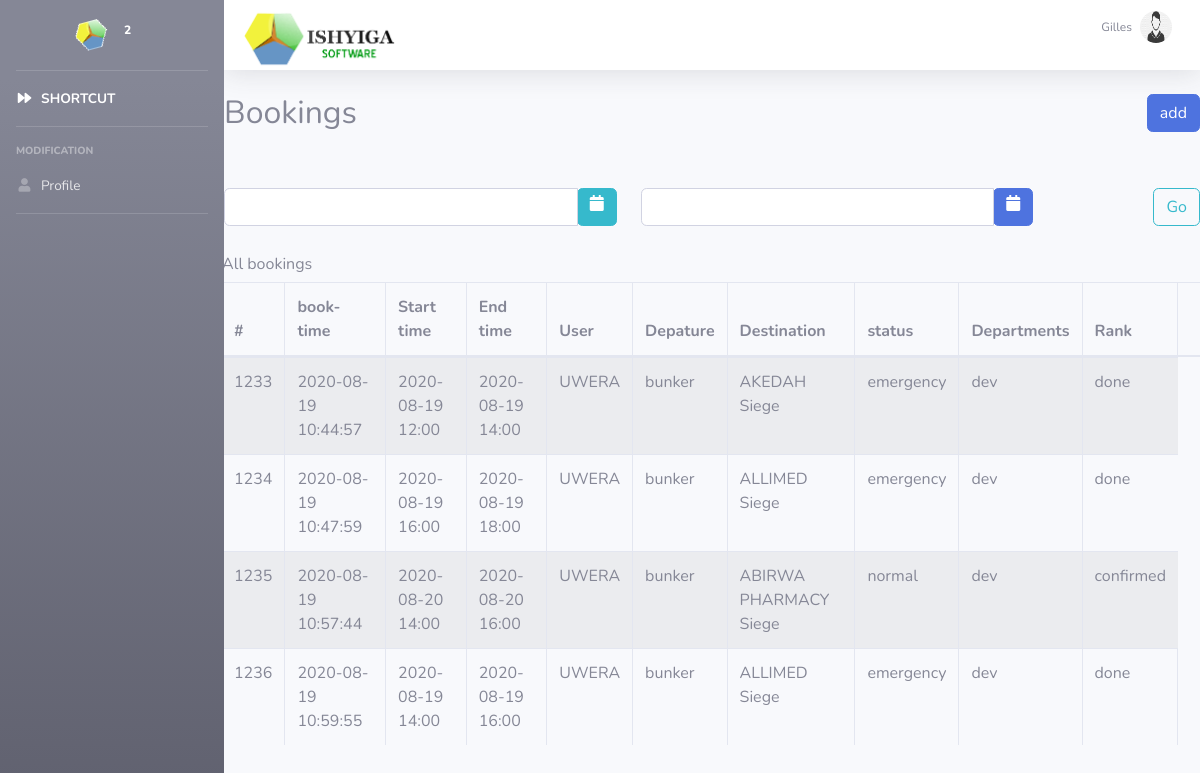
Page /bookinglist.php (signed in) on the committed database.
### tables this page shows
CREATE TABLE `fluid_booking` (
  `id` int(11) NOT NULL,
  `start_time` char(200) NOT NULL,
  `end_time` char(200) NOT NULL,
  `id_user` int(255) NOT NULL,
  `id_place0` int(255) NOT NULL,
  `id_placef` int(255) NOT NULL,
  `status_id` int(255) NOT NULL,
  `departments_id` int(255) NOT NULL,
  `description` text,
  `rank` varchar(255) NOT NULL,
  `created_at` datetime DEFAULT NULL,
  `updated_at` datetime DEFAULT NULL,
  `driver_id` int(20) DEFAULT NULL
);

CREATE TABLE `fluid_user` (
  `id` int(11) NOT NULL,
  `id_subcompany` int(11) NOT NULL,
  `username` varchar(255) NOT NULL,
  `full_name` varchar(255) NOT NULL,
  `phone_number` varchar(20) NOT NULL,
  `auth_key` varchar(32) DEFAULT '10',
  `password` varchar(255) NOT NULL,
  `passreset` varchar(255) NOT NULL,
  `email` varchar(255) NOT NULL,
  `role` int(11) NOT NULL DEFAULT '10',
  `last_login` datetime DEFAULT NULL,
  `live` int(250) DEFAULT '0',
  `status` varchar(250) DEFAULT 'lebour',
  `vercod` varchar(250) NOT NULL,
  `verfied` int(50) DEFAULT '0'
);

CREATE TABLE `fluid_place` (
  `id` int(11) NOT NULL,
  `id_user` int(100) NOT NULL,
  `name` varchar(255) NOT NULL,
  `id_sector0` int(200) NOT NULL,
  `street` int(11) DEFAULT NULL,
  `house_number` int(11) DEFAULT NULL,
  `aboutcontract` varchar(255) NOT NULL
);

CREATE TABLE `fluid_status` (
  `id` int(11) NOT NULL,
  `statusname` varchar(255) NOT NULL,
  `id_subcampany` int(11) DEFAULT NULL
);

CREATE TABLE `fluid_departments` (
  `id` int(11) NOT NULL,
  `id_subcompany` int(11) DEFAULT NULL,
  `name_dep` varchar(255) NOT NULL
);

### bookinglist.php (the view, shortened to what this page needs)
<?php ob_start();
 include('connexion.php');
include 'include/header.php' ;
 ?>
<body  id="page-top"   >
    <div id="wrapper">
        <?php include 'include/navbar.php'; ?>
        <div id='content-wrapper' class="d-flex flex-column">
            <?php
            require_once('include/topbon.php');
            ?>
    <div id="page-inner">
        <div class="row">
            <div class="col-md-12 d-flex justify-content-between mb-5">
            <h2>Bookings</h2>
                <a href="uiupdate.php"><span class="btn btn-primary pull-right" style="bottom: opx;">add</span></a>
            </div>
        </div>
        <form action="bookinglist.php" method="post">
            <div class="row">
                <div class="form-group col-md-5">
                    <div class='input-group date' id='datetimepicker1'>
                        <input name='start_date' type='text' class="form-control"/>
                        <span class="input-group-addon input-group-append btn btn-info">
                                    <span class="fa fa-calendar"></span>
                                </span>
                    </div>
                </div>
                <div class="form-group col-md-5">
                    <div class='input-group date' id='datetimepicker2'>
                        <input name='end_date' type='text' class="form-control"/>
                        <span class="input-group-addon input-group-append btn btn-primary">
                                    <span class="fa fa-calendar"></span>
                                </span>
                    </div>
                </div>
                <div class='form-group col-md-2'>
                    <button type="submit" class="btn btn-outline-info pull-right ">Go</button>
                </div>
            </div>
        </form>
        <div class="row" style="padding:10px;">
            <div class="table-responsive">
                <table class="table table-striped table-bordered table-hover display" id="datatable1" cellspacing="0"
                   width="100%">
                    <thead>
                    <tr>
                        <th>#</th>
                        <th>book-time</th>
                        <th>Start time</th>
                        <th>End time</th>
                        <th>User</th>
                        <th>Depature</th>
                        <th>Destination</th>
                        <th>status</th>
                        <th>Departments</th>
                        <th>Rank</th>
                        <th></th>
                    </tr>
                    </thead>
                    <body>
                    <?php
                    if (isset($_POST['start_date']) and $_POST['end_date'] != '') {
                        $start = stripslashes($_POST['start_date']);
                        $end = stripslashes($_POST['end_date']);
                        $STRsql = "SELECT fluid_booking.id,created_at,start_time,end_time,username,a.name AS 'departure',b.name AS 'destination',statusname,name_dep,rank,fluid_booking.id_user  FROM `fluid_booking` inner join fluid_user on fluid_user.id=fluid_booking.id_user JOIN fluid_place AS a ON fluid_booking.id_place0=a.id JOIN fluid_place AS b ON fluid_booking.id_placef=b.id inner join fluid_status on fluid_status.id=fluid_booking.status_id inner join fluid_departments on fluid_departments.id=fluid_booking.Departments_id where fluid_user.id_subcompany=".$id_subcompany." AND DATE(start_time) BETWEEN '".$start."' AND '".$end."'";
                        $result2 = mysqli_query($connection, $STRsql);
                        if (mysqli_num_rows($result2) != '' || mysqli_num_rows($result2) > 0) {
                            while ($row = mysqli_fetch_array($result2)) {
                                $d1 = new DateTime($row['start_time']);
                                $d2 = new DateTime();
                                echo(
                                    '<tr>'.
                                        '<td>'.$row["id"].'</td>'.
                                        '<td>'.$row["created_at"].'</td>'.
                                        '<td>'.$row["start_time"].'</td>'.
                                        '<td>'.$row["end_time"].'</td>'.
                                        '<td>'.$row["username"].'</td>'.
                                        '<td>'.$row["departure"].'</td>'.
                                        '<td>'.$row["destination"].'</td>'.
                                        '<td>'.$row["statusname"].'</td>'.
                                        '<td>'.$row["name_dep"].'</td>'.
                                        '<td>'.$row["rank"].'</td>'.
                                    '</tr>'
                                );
                            }
                        }
                    } else {
                        $sql = "SELECT fluid_booking.id,created_at,start_time,end_time,username,a.name AS 'departure',b.name AS 'destination',statusname,name_dep,rank ,fluid_booking.id_user FROM `fluid_booking` inner join fluid_user on fluid_user.id=fluid_booking.id_user JOIN fluid_place AS a ON fluid_booking.id_place0=a.id JOIN fluid_place AS b ON fluid_booking.id_placef=b.id inner join fluid_status on fluid_status.id=fluid_booking.status_id inner join fluid_departments on fluid_departments.id=fluid_booking.Departments_id where fluid_user.id_subcompany=".$id_subcompany." AND fluid_booking.end_time>=NOW()";
                        $rS = mysqli_query($connection, $sql);
                        if (mysqli_num_rows($rS) != '' || mysqli_num_rows($rS) > 0) {
                            while ($row = mysqli_fetch_array($rS)) {
                                echo(
                                    '
                                    <tr>'.
                                        '<td>'.$row["id"].'</td>'.
                                        '<td>'.$row["created_at"].'</td>'.
                                        '<td>'.$row["start_time"].'</td>'.
                                        '<td>'.$row["end_time"].'</td>'.
                                        '<td>'.$row["username"].'</td>'.
                                        '<td>'.$row["departure"].'</td>'.
                                        '<td>'.$row["destination"].'</td>'.
                                        '<td>'.$row["statusname"].'</td>'.
                                        '<td>'.$row["name_dep"].'</td>'.
                                        '<td>'.$row["rank"].'</td>'
                              ) ;
                            }
                        } else {
                            echo "0 results";
                        }
                    }
                    ?>
                 </body>
                </table>
            </div>
        </div>
    </div>
</div>
    </div>
<?php include('include/footerui.php'); ?>

### include/header.php (style rules this page uses)
a { color: #4e73df; text-decoration: none; background-color: transparent; }

### rows in the picture
fluid_booking: id "1233", created_at "2020-08-19 10:44:57", start_time "2020-08-19 12:00", end_time "2020-08-19 14:00", fluid_user.username "UWERA", fluid_place.name "bunker", fluid_place.name "AKEDAH Siege", fluid_status.statusname "emergency", fluid_departments.name_dep "dev", rank "done"
fluid_booking: id "1234", created_at "2020-08-19 10:47:59", start_time "2020-08-19 16:00", end_time "2020-08-19 18:00", fluid_user.username "UWERA", fluid_place.name "bunker", fluid_place.name "ALLIMED Siege", fluid_status.statusname "emergency", fluid_departments.name_dep "dev", rank "done"
fluid_booking: id "1235", created_at "2020-08-19 10:57:44", start_time "2020-08-20 14:00", end_time "2020-08-20 16:00", fluid_user.username "UWERA", fluid_place.name "bunker", fluid_place.name "ABIRWA PHARMACY Siege", fluid_status.statusname "normal", fluid_departments.name_dep "dev", rank "confirmed"
fluid_booking: id "1236", created_at "2020-08-19 10:59:55", start_time "2020-08-19 14:00", end_time "2020-08-19 16:00", fluid_user.username "UWERA", fluid_place.name "bunker", fluid_place.name "ALLIMED Siege", fluid_status.statusname "emergency", fluid_departments.name_dep "dev", rank "done"

### other values in the picture
$_SESSION['username'] "Gilles"
